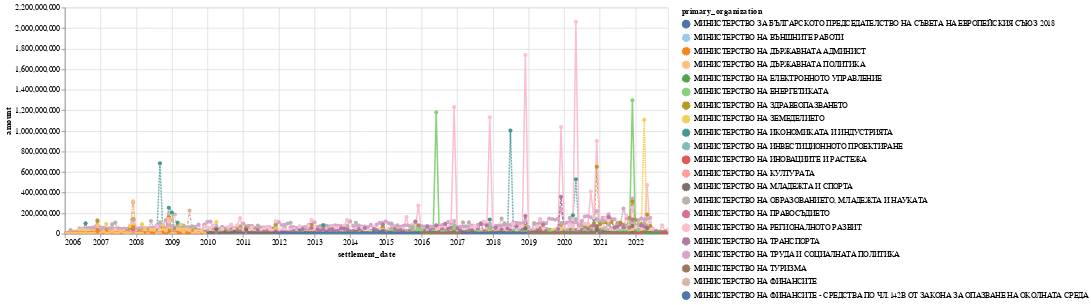

Source (notebook cell):
### Code cell
(organizations_monthly.
 loc[lambda d:d['primary_organization'].str.contains("МИНИСТЕРСТВО")].
 pipe(plot_organization_timeseries))

### Figure 1 — Vega-Lite specification as saved in the notebook (floating-point values rounded to 4 significant figures; data arrays with more than 128 entries replaced by an {"elided": "..."} marker saying what was removed)
{"config": {"view": {"continuousWidth": 400, "continuousHeight": 300}, "legend": {"labelLimit": 0}}, "data": {"name": "data-bceea1ed5c9b4ba415cfc4ec4585d17f"}, "mark": {"type": "line", "point": {}}, "encoding": {"color": {"field": "primary_organization", "scale": {"scheme": "tableau20"}, "type": "nominal"}, "opacity": {"condition": {"value": 1, "selection": "selector037"}, "value": 0.2}, "strokeDash": {"field": "primary_organization", "type": "nominal"}, "tooltip": [{"field": "primary_organization", "type": "nominal"}, {"field": "settlement_date", "type": "temporal"}, {"field": "amount", "type": "quantitative"}], "x": {"field": "settlement_date", "type": "temporal"}, "y": {"field": "amount", "type": "quantitative"}}, "height": 300, "selection": {"selector037": {"type": "multi", "fields": ["primary_organization"], "bind": "legend"}, "selector038": {"type": "interval", "bind": "scales", "encodings": ["x", "y"]}}, "width": 800, "$schema": "https://vega.github.io/schema/vega-lite/v4.17.0.json", "datasets": {"data-bceea1ed5c9b4ba415cfc4ec4585d17f": {"elided": "2808 records"}}}
